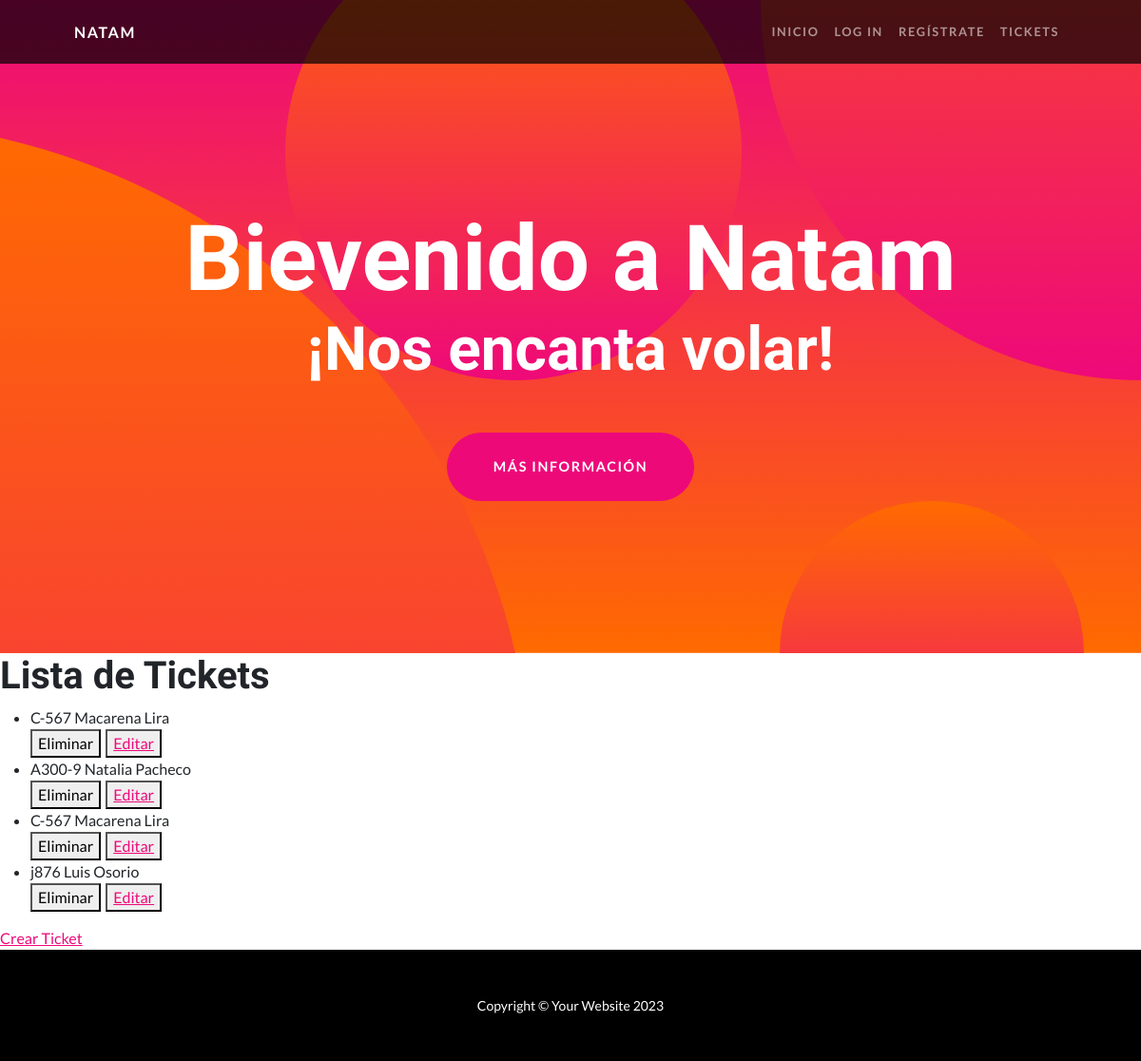
Before: /app-natam/lista-tickets/ with the older database file.
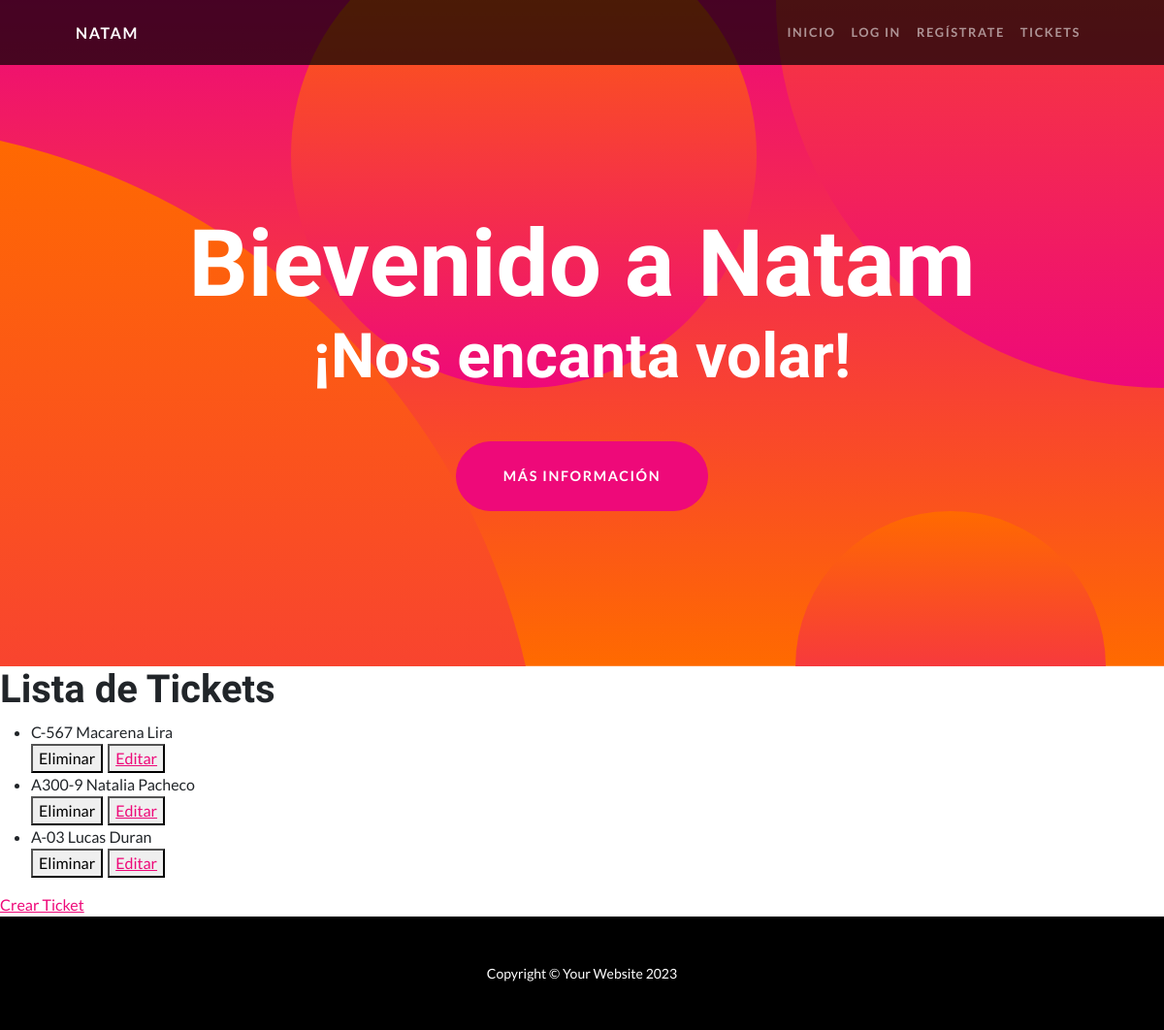
After: the same page with the newer database file.
### app_natam/models.py (models this page shows)
class Ticket (models.Model):
    flight_number = models.CharField (max_length= 15)
    name_passenger = models.CharField (max_length= 30)
    lastName_passenger  = models.CharField (max_length= 15)
    fligt_date = models.DateField ()
    fligh_time = models.TimeField()
    gate = models.CharField (max_length= 10)
    origin = models.CharField (max_length= 15)
    destination =models.CharField (max_length= 15)
    def __str__(self):
        return f'{self.flight_number}   {self.name_passenger} {self.lastName_passenger}'

### app_natam/views.py (the view)
# urls.py: path('lista-tickets/',lista_tickets,name="listaTickets"),
def lista_tickets(req):
 tickets = Ticket.objects.all ()
 return render (req,"leer_tickets.html",{"tickets":tickets})

### app_natam/templates/leer_tickets.html
{% extends 'padre.html' %}
{% block contenidoquecambia %}
    <h1> Lista de Tickets </h1>
    <ul>
    {% for ticket in  tickets %}
        <li>
            {{ticket}}
        </li>
        <div style="display:flex ;column-gap: 5px;">
            <form action ="{% url 'eliminarTicket' ticket.id %}" method = "post">{% csrf_token %}
                <button type ="submit">Eliminar</button>
            </form>
            <Button>
                <a href="{% url 'editarTicket' ticket.id %}">Editar</a>
            </Button>
        </div>
    {% endfor %}
    </ul>
    <a href="http://127.0.0.1:8000/app-natam/ticket-formulario"> Crear Ticket</a>
{% endblock contenidoquecambia %}

Changed rows visible on the page:
removed Ticket: flight_number+name_passenger+lastName_passenger "C-567 Macarena Lira"
removed Ticket: flight_number+name_passenger+lastName_passenger "j876 Luis Osorio"
added Ticket: flight_number+name_passenger+lastName_passenger "A-03 Lucas Duran"
